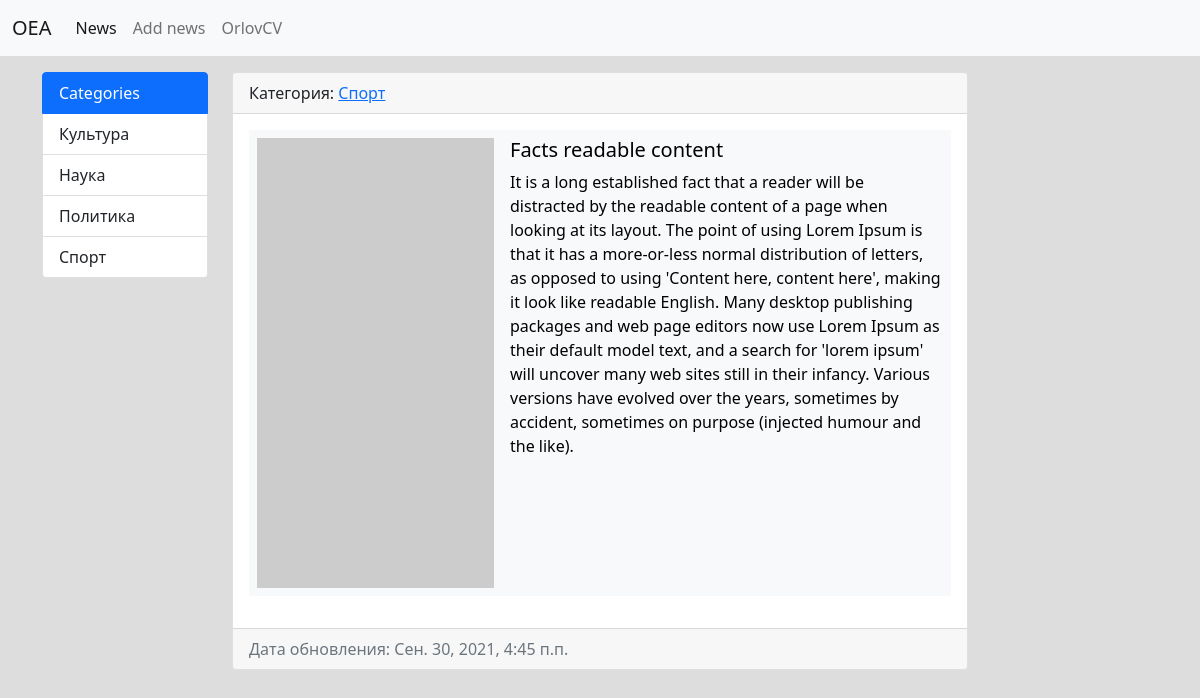
The page /news/1/ on the database its author committed.
### news/models.py (models this page shows, shortened)
class Category(models.Model):
    title = models.CharField(max_length=150, db_index=True, verbose_name='Категория')
    def get_absolute_url(self):
        return reverse('cat', kwargs={'category_id': self.pk})
    def __str__(self):
        return self.title
    class Meta:
        verbose_name = 'Категория'
        verbose_name_plural = 'Категории'
        ordering = ['title']

class News(models.Model):
    title = models.CharField(max_length=150, verbose_name='Название') #Created field text
    content = models.TextField(blank=True, verbose_name='Контент') #Created field discription news, blank=True it's mean field can be empty
    creat_at = models.DateTimeField(auto_now_add=True, verbose_name='Дата публикации') #Created fied date-time when news added o site and after not changed
    update_at = models.DateTimeField(auto_now=True, verbose_name='Дата обновления') #Created field date-time when news updates and writing new date-time
    photo = models.ImageField(upload_to='photos/%Y/%m/%d/', verbose_name='Фото', blank=True) #Created field sorted by Year, month, day
    published = models.BooleanField(default=True, verbose_name='Статус') #Created filed true or false
    category = models.ForeignKey('Category', on_delete=models.PROTECT, null=True, verbose_name='Категория')
    class Meta:
        verbose_name = "Новость" #Вербовка имени единственного числа
        verbose_name_plural = 'Новости' #Вербовка имени множественного числа
        ordering = ['-creat_at', 'title'] #Сортировка сначала по дате если одинаковы то по title

### news/views.py (the view)
# urls.py: path('news/<int:news_id>/', view_news, name='view_news'),
def view_news(request, news_id):
    news_item = get_object_or_404(News, pk=news_id)
    return render(request, 'news/view_news.html', {'news_item':news_item})

### news/templatetags/news_tags.py (called while the page is built)
@register.simple_tag(name='get_categories')
def get_categories():
    return Category.objects.all()

@register.inclusion_tag('news/list_categories.html')
def show_categories():
    categories = Category.objects.all()
    return {'categories': categories}

### news/templates/news/view_news.html (shortened to what this page needs)
{% extends 'base.html' %}
{% block sidebar %}
{% include 'inc/_sidebar.html' %}
{% endblock %}
{% block content %}
<div class="col-md-8">
    <div class="card mb-3">
        <div class="card-header">
            Категория: <a href="{{ news_item.category.get_absolute_url }}">{{ news_item.category }}<a>
        </div>
        <div class="card-body">
            <div class="media">
                <table class="table table-borderless table-light">
                    <tr>
                        <td>
                            {% if news_item.photo %}
                                <img src="{{ news_item.photo.url }}" alt="No photo" width="450" class="mr-3" >
                            {% else %}
                                <img src="https://picsum.photos/id/237/450/350" alt="No photo" class="mr-3">
                            {% endif %}
                        </td>
                        <td>
                            <div class="media-body">
                                <h5 class="card-title">{{ news_item.title }}</h5>
                                <p class="card-text">{{ news_item.content }}</p>
                            </div>
                        </td>
                    </tr>
                </table>
            </div>
        </div>
        <div class="card-footer text-muted">
            Дата обновления: {{ news_item.update_at }}
        </div>
    </div>
</div>
{% endblock %}

### templates/inc/_sidebar.html
{% load news_tags %}
<div class="list-group">
    {% get_categories as categories %}
    <a href="#" class="list-group-item list-group-item active" aria-current="true">Categories</a>
    {% for i in categories %}
    <a href="{% url 'cat' i.pk %}" class="list-group-item list-group-item-action">{{ i.title }}</a>
    {% endfor %}
</div>
<br>

### djangosite/static/css/style.css (style rules this page uses)
body { background-color: #dddddd; }

### rows shown on the page
Category: title "Культура"
Category: title "Наука"
Category: title "Политика"
Category: title "Спорт"
News: category "Спорт", title "Facts readable content", content "It is a long established fact that a reader will be distracted by the readable content of a page when looking at its layout. The point of using Lorem Ipsum is that it has a more-or-less normal distribution of letters, as opposed to using 'Content here, content here', making it look like readable English. Many desktop publishing packages and web page editors now use Lorem Ipsum as their default model text, and a search for 'lorem ipsum' will uncover many web sites still in their infancy. Various versions have evolved over the years, sometimes by accident, sometimes on purpose (injected humour and the like).", update_at "Сен. 30, 2021, 4:45 п.п."
